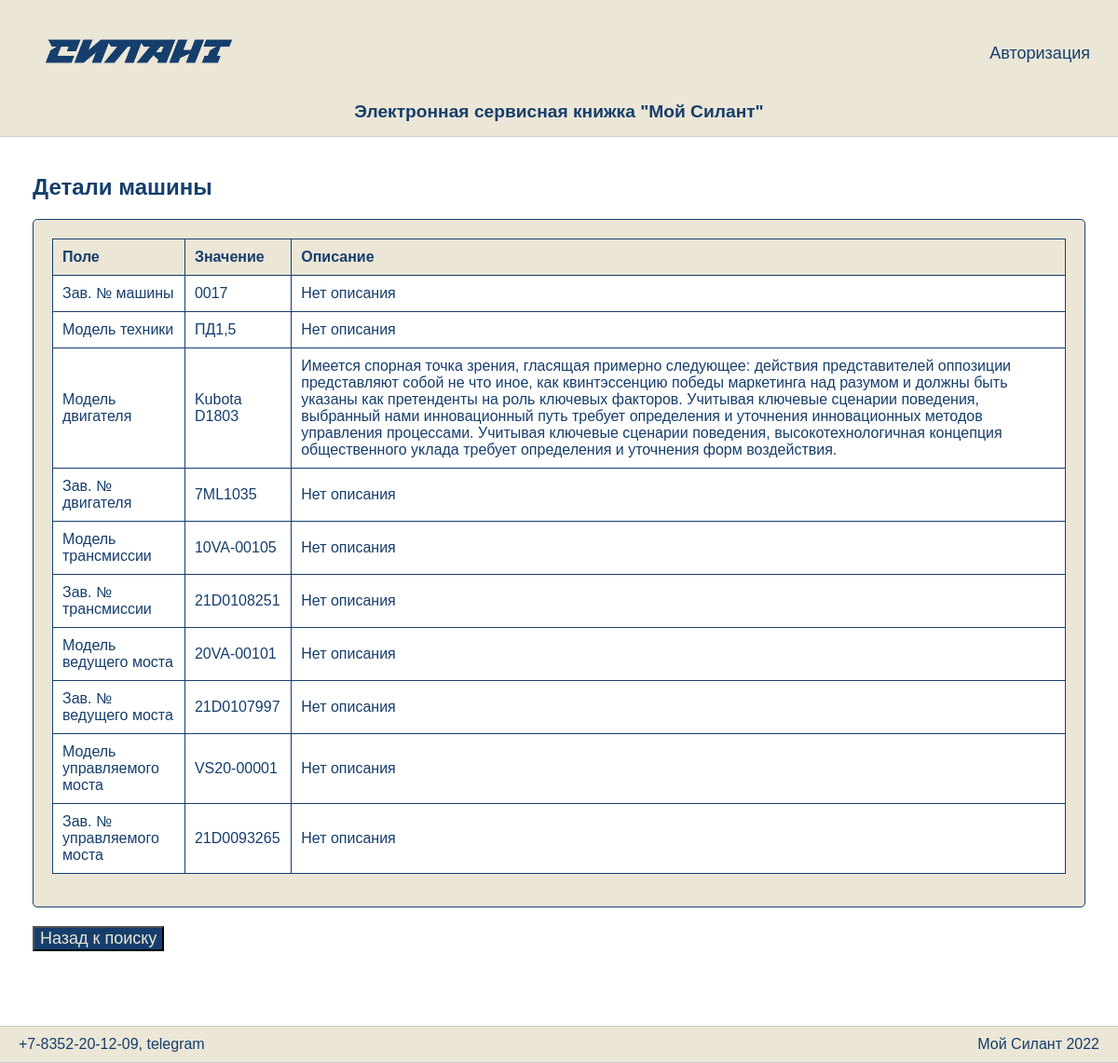
/machines/6/, run on the app's committed database.
### sylantProject/models.py (models this page shows, shortened)
class Machine(models.Model):
    serial_number = models.CharField(max_length=100, unique=True, verbose_name="Серийный номер")
    model = models.ForeignKey(Reference, related_name='machines', on_delete=models.CASCADE, verbose_name="Модель")
    engine_model = models.ForeignKey(Reference, related_name='engine_models', on_delete=models.CASCADE, verbose_name="Модель двигателя")
    engine_serial_number = models.CharField(max_length=100, verbose_name="Серийный номер двигателя")
    transmission_model = models.ForeignKey(Reference, related_name='transmission_models', on_delete=models.CASCADE, verbose_name="Модель трансмисии")
    transmission_serial_number = models.CharField(max_length=100, verbose_name="Серийный номер трансмиссии")
    drive_axle_model = models.ForeignKey(Reference, related_name='drive_axle_models', on_delete=models.CASCADE, verbose_name="Модель ведущего моста")
    drive_axle_serial_number = models.CharField(max_length=100, verbose_name="Серийный номер ведущего моста")
    steering_axle_model = models.ForeignKey(Reference, related_name='steering_axle_models', on_delete=models.CASCADE, verbose_name="Модель управляемого моста")
    steering_axle_serial_number = models.CharField(max_length=100, verbose_name="Серийный номер управляемого моста")
    delivery_contract = models.CharField(max_length=200, verbose_name="Договор поставки")
    shipment_date = models.DateField(verbose_name="Дата отгрузки")
    consignee = models.CharField(max_length=200, verbose_name="Грузопролучатель")
    delivery_address = models.CharField(max_length=300, verbose_name="Адрес доставки")
    configuration = models.TextField(verbose_name="Комплектация")
    client = models.ForeignKey(Reference, related_name='client_machines', on_delete=models.CASCADE, verbose_name="Клиент")
    service_company = models.ForeignKey(Reference, related_name='service_machines', on_delete=models.CASCADE, verbose_name="Сервисная компания")

class Reference(models.Model):
    entity = models.ForeignKey(ReferenceEntity, related_name='entity', on_delete=models.CASCADE, verbose_name="Категория")
    name = models.CharField(max_length=100, verbose_name="Наименование")
    description = models.TextField(blank=True, null=True, verbose_name="Описание")
    def __str__(self):
        return self.name

### sylantProject/views.py (the view)
# urls.py: path('machines/<int:pk>/', MachineDetailView.as_view(), name='machine-detail'),
class MachineDetailView(DetailView):
    model = Machine
    template_name = 'machine_detail.html'
    context_object_name = 'machine'
    def get_object(self, queryset=None):
        user = self.request.user
        machine_id = self.kwargs['pk']
        return MachineObjectService.get_object(user, machine_id)
    def get_context_data(self, **kwargs):
        context = super().get_context_data(**kwargs)
        machine = context['machine']
        if self.request.user.is_authenticated:
            fields = [
                ('Зав. № машины', machine.serial_number, None),
                ('Модель техники', machine.model, None),
                ('Модель двигателя', machine.engine_model.name, machine.engine_model.description),
                ('Зав. № двигателя', machine.engine_serial_number, None),
                ('Модель трансмиссии', machine.transmission_model.name, machine.transmission_model.description),
                ('Зав. № трансмиссии', machine.transmission_serial_number, None),
                ('Модель ведущего моста', machine.drive_axle_model, None),
                ('Зав. № ведущего моста', machine.drive_axle_serial_number, None),
                ('Модель управляемого моста', machine.steering_axle_model, None),
                ('Зав. № управляемого моста', machine.steering_axle_serial_number, None),
                ('Договор поставки №, дата', machine.delivery_contract, None),
                ('Дата отгрузки с завода', machine.shipment_date, None),
                ('Грузополучатель (конечный потребитель)', machine.consignee, None),
                ('Адрес поставки (эксплуатации)', machine.delivery_address, None),
                ('Комплектация (доп. опции)', machine.configuration, None),
                ('Клиент', machine.client, None),
                ('Сервисная компания', machine.service_company, None),
            ]
            if self.request.user.role == 'manager':
                context['is_manager'] = True
        else:
            fields = [
                ('Зав. № машины', machine.serial_number, None),
                ('Модель техники', machine.model, None),
                ('Модель двигателя', machine.engine_model.name, machine.engine_model.description),
                ('Зав. № двигателя', machine.engine_serial_number, None),
                ('Модель трансмиссии', machine.transmission_model.name, machine.transmission_model.description),
                ('Зав. № трансмиссии', machine.transmission_serial_number, None),
                ('Модель ведущего моста', machine.drive_axle_model, None),
                ('Зав. № ведущего моста', machine.drive_axle_serial_number, None),
                ('Модель управляемого моста', machine.steering_axle_model, None),
                ('Зав. № управляемого моста', machine.steering_axle_serial_number, None),
            ]
        context['fields'] = fields
        if self.request.user.is_authenticated:
            context['back_to_list_url'] = reverse('machine-list')
        else:
            context['back_to_search_url'] = reverse('machine_search')
        return context

### sylantProject/services.py (called while the page is built)
    @staticmethod
    def get_object(user, machine_id):
        try:
            obj = Machine.objects.get(pk=machine_id)
        except Machine.DoesNotExist:
            raise Http404("Запрошенная машина не существует")
        if user.is_authenticated:
            if user.role == 'manager':
                return obj
            elif user.role == 'client' and obj.client == user.client:
                return obj
            elif user.role == 'service' and obj.service_company == user.service_organization:
                return obj
            else:
                raise Http404("Вы не имеете доступа к этой машине")
        else:
            return obj

### sylantProject/templates/machine_detail.html (shortened to what this page needs)
{% extends "base.html" %}
{% load static %}
{% block content %}
<h2>Детали машины</h2>
<div class="table-container">
    <table class="responsive-table">
        <thead>
            <tr>
                <th>Поле</th>
                <th>Значение</th>
                <th>Описание</th>
            </tr>
        </thead>
        <tbody>
            {% for field, value, description in fields %}
                <tr>
                    <td>{{ field }}</td>
                    <td>{{ value }}</td>
                    <td>{{ description|default:"Нет описания" }}</td>
                </tr>
            {% endfor %}
        </tbody>
    </table>
</div>
<div class="button-group">
    {% if back_to_search_url %}
    <div class="back-button">
        <form action="{{ back_to_search_url }}">
            <button type="submit">Назад к поиску</button>
        </form>
    </div>
    {% endif %}
</div>
{% endblock %}

### sylantProject/templates/base.html (shortened to what this page needs)
<!DOCTYPE html>
<html lang="en">
<head>
    {% load static %}
    <link rel="stylesheet" type="text/css" href="{% static 'css/styles_new.css' %}">
</head>
<body>
    <div class="wrapper">
        <header>
            <div class="header-content">
                <div class="logo">
                    <img src="{% static 'images/logo.png' %}" alt="логотип">
                </div>
                {% if user.is_authenticated %}
                <div class="auth"><a href="{% url 'account_logout' %}">Bыйти</a></div>
                {% else %}
                <div class="auth"><a href="{% url 'account_login' %}">Aвторизация</a></div>
                {% endif %}
            </div>
            <div class="title">Электронная сервисная книжка "Мой Силант"</div>
        </header>
        <div class="container">
            <main>
        {% block content %}
        {% endblock %}
    </main>
        </div>
        <footer>
            <div class="footer-content">
                <div class="contact">+7-8352-20-12-09, telegram</div>
                <div class="copyright">Мой Силант 2022</div>
            </div>
        </footer>
    </div>
</body>
</html>

### sylantProject/static/css/styles_new.css (style rules this page uses)
a { text-decoration: none; color: #163E6C; font-size: 18px; font-weight: 500; }
html, body { height: 100%; margin: 0; padding: 0; font-family: PT Astra Sans, sans-serif; color: #163E6C; }
body { display: flex; flex-direction: column; }
.wrapper { display: flex; flex-direction: column; min-height: 100vh; }
header, footer { background-color: #EBE6D6; padding: 15px 0; border-bottom: 1px solid #ccc; }
.header-content, .footer-content { max-width: 1200px; margin: 0 auto; padding: 0 30px; display: flex; justify-content: space-between; align-items: center; color: #163E6D; }
.logo { flex: 1; }
.logo img { max-height: 80px; }
.auth { flex: 1; color: #163E6C; text-align: right; }
.title { text-align: center; margin-top: 10px; font-size: 1.2em; font-weight: bold; color: #163E6C; }
.container { flex: 1; max-width: 1450px; margin: 0 auto; padding: 0 30px; }
main { padding: 20px; background-color: #fff; }
footer { border-top: 1px solid #ccc; text-align: center; padding: 10px 0; margin-top: 60px; }
.footer-content { max-width: 1200px; margin: 0 auto; padding: 0 20px; display: flex; justify-content: space-between; align-items: center; }
button { font-size: 18px; color: #EBE6D6; background-color: #163E6C; cursor: pointer; }
.button-group { display: flex; gap: 10px; margin-bottom: 20px: }
.button-group form { margin: 0; }
button { font-size: 18px; color: #EBE6D6; background-color: #163E6C; cursor: pointer; margin-top: 20px; }
.table-container { overflow-x: auto; max-width: 100%; margin-bottom: 20px; }
.responsive-table { width: 100%; border-collapse: collapse; }
.responsive-table th, .responsive-table td { padding: 8px; text-align: left; border: 1px solid #ddd; }
.container { max-width: 100%; padding: 0 15px; box-sizing: border-box; }
.table-container { max-width: 100%; overflow-x: auto; margin: 0 auto; padding: 20px; border: 1px solid #163E6C; border-radius: 5px; background-color: #EBE6D6; }
.table-container table { width: 100%; border-collapse: collapse; margin-bottom: 15px; }
.table-container th, .table-container td { padding: 10px; border: 1px solid #163E6C; text-align: left; font-size: 16px; }
.table-container th { background-color: #EBE6D6; font-weight: bold; }
.table-container td { background-color: #ffffff; }
.back-button { text-align: center; }

### data on the page
Machine: fields "0017" "7ML1035" "21D0108251" "21D0107997" "21D0093265"
Reference: field "Модель техники", name "ПД1,5", description "Нет описания"
Reference: fields "Kubota D1803", fields "Имеется спорная точка зрения, гласящая примерно следующее: действия представителей оппозиции представляют собой не что иное, как квинтэссенцию победы маркетинга над разумом и должны быть указаны как претенденты на роль ключевых факторов. Учитывая ключевые сценарии поведения, выбранный нами инновационный путь требует определения и уточнения инновационных методов управления процессами. Учитывая ключевые сценарии поведения, высокотехнологичная концепция общественного уклада требует определения и уточнения форм воздействия."
Reference: fields "10VA-00105"
Reference: field "Модель ведущего моста", name "20VA-00101", description "Нет описания"
Reference: field "Модель управляемого моста", name "VS20-00001", description "Нет описания"

### other printed values
{{ field }} "Зав. № машины" "Модель двигателя" "Зав. № двигателя" "Модель трансмиссии" "Зав. № трансмиссии" "Зав. № ведущего моста" "Зав. № управляемого моста"
{{ description|default:"Нет описания" }} "Нет описания" "Нет описания" "Нет описания" "Нет описания" "Нет описания" "Нет описания"
